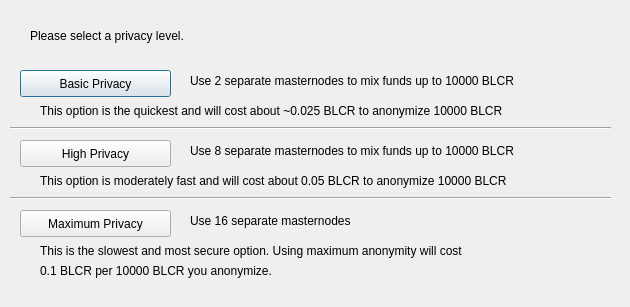
<?xml version="1.0" encoding="UTF-8"?>
<ui version="4.0">
 <class>ObfuscationConfig</class>
 <widget class="QDialog" name="ObfuscationConfig">
  <property name="geometry">
   <rect>
    <x>0</x>
    <y>0</y>
    <width>630</width>
    <height>307</height>
   </rect>
  </property>
  <property name="windowTitle">
   <string>Configure Obfuscation</string>
  </property>
  <widget class="QPushButton" name="buttonBasic">
   <property name="geometry">
    <rect>
     <x>20</x>
     <y>70</y>
     <width>151</width>
     <height>27</height>
    </rect>
   </property>
   <property name="text">
    <string>Basic Privacy</string>
   </property>
  </widget>
  <widget class="QPushButton" name="buttonHigh">
   <property name="geometry">
    <rect>
     <x>20</x>
     <y>140</y>
     <width>151</width>
     <height>27</height>
    </rect>
   </property>
   <property name="text">
    <string>High Privacy</string>
   </property>
  </widget>
  <widget class="QPushButton" name="buttonMax">
   <property name="geometry">
    <rect>
     <x>20</x>
     <y>210</y>
     <width>151</width>
     <height>27</height>
    </rect>
   </property>
   <property name="text">
    <string>Maximum Privacy</string>
   </property>
  </widget>
  <widget class="QLabel" name="label">
   <property name="geometry">
    <rect>
     <x>30</x>
     <y>20</y>
     <width>571</width>
     <height>31</height>
    </rect>
   </property>
   <property name="text">
    <string>Please select a privacy level.</string>
   </property>
  </widget>
  <widget class="QLabel" name="label_2">
   <property name="geometry">
    <rect>
     <x>190</x>
     <y>70</y>
     <width>421</width>
     <height>21</height>
    </rect>
   </property>
   <property name="text">
    <string>Use 2 separate masternodes to mix funds up to 10000 BLCR</string>
   </property>
  </widget>
  <widget class="QLabel" name="label_3">
   <property name="geometry">
    <rect>
     <x>190</x>
     <y>140</y>
     <width>411</width>
     <height>21</height>
    </rect>
   </property>
   <property name="text">
    <string>Use 8 separate masternodes to mix funds up to 10000 BLCR</string>
   </property>
  </widget>
  <widget class="QLabel" name="label_4">
   <property name="geometry">
    <rect>
     <x>190</x>
     <y>210</y>
     <width>421</width>
     <height>21</height>
    </rect>
   </property>
   <property name="text">
    <string>Use 16 separate masternodes</string>
   </property>
  </widget>
  <widget class="QLabel" name="label_6">
   <property name="geometry">
    <rect>
     <x>40</x>
     <y>100</y>
     <width>561</width>
     <height>21</height>
    </rect>
   </property>
   <property name="text">
    <string>This option is the quickest and will cost about ~0.025 BLCR to anonymize 10000 BLCR</string>
   </property>
  </widget>
  <widget class="QLabel" name="label_7">
   <property name="geometry">
    <rect>
     <x>40</x>
     <y>170</y>
     <width>561</width>
     <height>21</height>
    </rect>
   </property>
   <property name="text">
    <string>This option is moderately fast and will cost about 0.05 BLCR to anonymize 10000 BLCR</string>
   </property>
  </widget>
  <widget class="QLabel" name="label_8">
   <property name="geometry">
    <rect>
     <x>40</x>
     <y>240</y>
     <width>561</width>
     <height>21</height>
    </rect>
   </property>
   <property name="text">
    <string>This is the slowest and most secure option. Using maximum anonymity will cost</string>
   </property>
  </widget>
  <widget class="QLabel" name="label_9">
   <property name="geometry">
    <rect>
     <x>40</x>
     <y>260</y>
     <width>561</width>
     <height>21</height>
    </rect>
   </property>
   <property name="text">
    <string>0.1 BLCR per 10000 BLCR you anonymize.</string>
   </property>
  </widget>
  <widget class="Line" name="line">
   <property name="geometry">
    <rect>
     <x>10</x>
     <y>120</y>
     <width>601</width>
     <height>16</height>
    </rect>
   </property>
   <property name="orientation">
    <enum>Qt::Horizontal</enum>
   </property>
  </widget>
  <widget class="Line" name="line_2">
   <property name="geometry">
    <rect>
     <x>10</x>
     <y>190</y>
     <width>601</width>
     <height>16</height>
    </rect>
   </property>
   <property name="orientation">
    <enum>Qt::Horizontal</enum>
   </property>
  </widget>
 </widget>
 <resources/>
 <connections/>
</ui>
